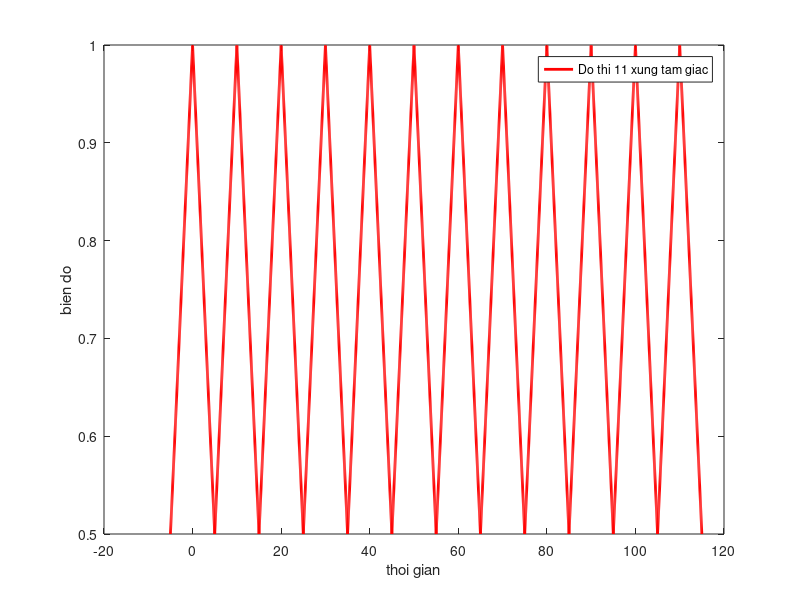

Recreate this plot in MATLAB.
clear all;
close all;
clc;
T=10;
t=-T/2:T/999:T/2;
A=zeros(size(t));
id1=t>=-T/2&t<=0;
A(id1)=1+t(id1)/T;
id2=t>=0&t<=T/2;
A(id2)=1-t(id2)/T;
tc=[];
x=[];
for i=1:12
    tc=[tc t+(i-1)*T];
    x=[x A];
end
plot(tc,x,'r','Linewidth',2);
xlabel('thoi gian');
ylabel('bien do');
legend('Do thi 11 xung tam giac');